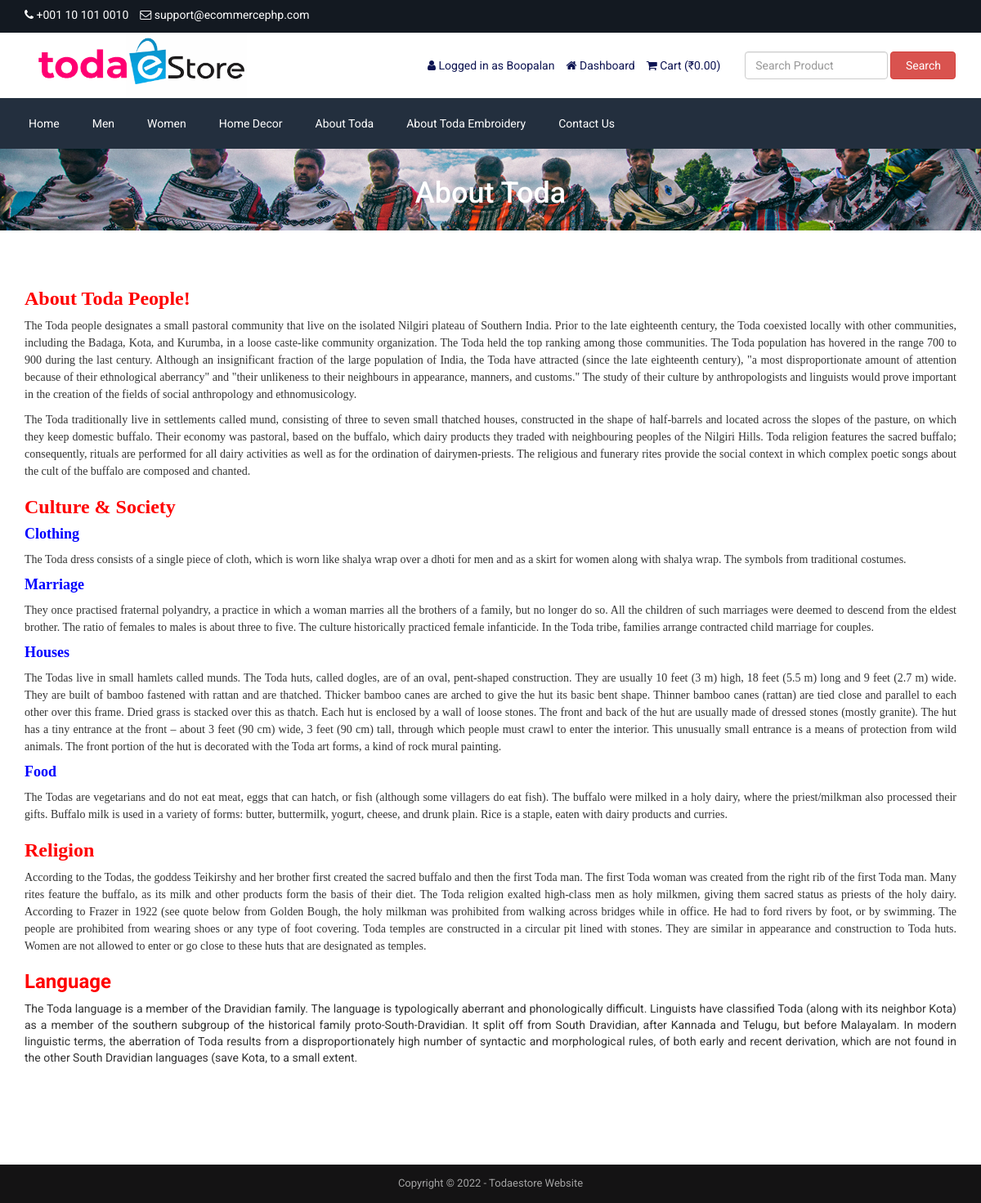
/about.php (signed in), run on the app's committed database.
### tables this page shows
CREATE TABLE `tbl_settings` (
  `id` int(11) NOT NULL,
  `logo` tinytext NOT NULL,
  `favicon` tinytext NOT NULL,
  `footer_about` text NOT NULL,
  `footer_copyright` text NOT NULL,
  `contact_address` text NOT NULL,
  `contact_email` tinytext NOT NULL,
  `contact_phone` tinytext NOT NULL,
  `contact_fax` tinytext NOT NULL,
  `contact_map_iframe` text NOT NULL,
  `receive_email` tinytext NOT NULL,
  `receive_email_subject` tinytext NOT NULL,
  `receive_email_thank_you_message` text NOT NULL,
  `forget_password_message` text NOT NULL,
  `total_recent_post_footer` int(10) NOT NULL,
  `total_popular_post_footer` int(10) NOT NULL,
  `total_recent_post_sidebar` int(11) NOT NULL,
  `total_popular_post_sidebar` int(11) NOT NULL,
  `total_featured_product_home` int(11) NOT NULL,
  `total_latest_product_home` int(11) NOT NULL,
  `total_popular_product_home` int(11) NOT NULL,
  `meta_title_home` text NOT NULL,
  `meta_keyword_home` text NOT NULL,
  `meta_description_home` text NOT NULL,
  `banner_login` tinytext NOT NULL,
  `banner_registration` tinytext NOT NULL,
  `banner_forget_password` tinytext NOT NULL,
  `banner_reset_password` tinytext NOT NULL,
  `banner_search` tinytext NOT NULL,
  `banner_cart` tinytext NOT NULL,
  `banner_checkout` tinytext NOT NULL,
  `banner_product_category` tinytext NOT NULL,
  `banner_blog` tinytext NOT NULL,
  `cta_title` tinytext NOT NULL,
  `cta_content` text NOT NULL,
  `cta_read_more_text` tinytext NOT NULL,
  `cta_read_more_url` tinytext NOT NULL,
  `cta_photo` tinytext NOT NULL,
  `featured_product_title` tinytext NOT NULL,
  `featured_product_subtitle` tinytext NOT NULL,
  `latest_product_title` tinytext NOT NULL,
  `latest_product_subtitle` tinytext NOT NULL,
  `popular_product_title` tinytext NOT NULL,
  `popular_product_subtitle` tinytext NOT NULL,
  `testimonial_title` tinytext NOT NULL,
  `testimonial_subtitle` tinytext NOT NULL,
  `testimonial_photo` tinytext NOT NULL,
  `blog_title` tinytext NOT NULL,
  `blog_subtitle` tinytext NOT NULL,
  `newsletter_text` text NOT NULL,
  `paypal_email` tinytext NOT NULL,
  `stripe_public_key` tinytext NOT NULL,
  `stripe_secret_key` tinytext NOT NULL,
  `bank_detail` text NOT NULL,
  `before_head` text NOT NULL,
  `after_body` text NOT NULL,
  `before_body` text NOT NULL,
  `home_service_on_off` int(11) NOT NULL,
  `home_welcome_on_off` int(11) NOT NULL,
  `home_featured_product_on_off` int(11) NOT NULL,
  `home_latest_product_on_off` int(11) NOT NULL,
  `home_popular_product_on_off` int(11) NOT NULL,
  `home_testimonial_on_off` int(11) NOT NULL,
  `home_blog_on_off` int(11) NOT NULL,
  `newsletter_on_off` int(11) NOT NULL,
  `ads_above_welcome_on_off` int(1) NOT NULL,
  `ads_above_featured_product_on_off` int(1) NOT NULL,
  `ads_above_latest_product_on_off` int(1) NOT NULL,
  `ads_above_popular_product_on_off` int(1) NOT NULL,
  `ads_above_testimonial_on_off` int(1) NOT NULL,
  `ads_category_sidebar_on_off` int(1) NOT NULL
);

CREATE TABLE `tbl_top_category` (
  `tcat_id` int(11) NOT NULL,
  `tcat_name` varchar(255) NOT NULL,
  `show_on_menu` int(1) NOT NULL
);

CREATE TABLE `tbl_page` (
  `id` int(11) NOT NULL,
  `about_title` varchar(255) NOT NULL,
  `about_content` text NOT NULL,
  `about_banner` varchar(255) NOT NULL,
  `about_meta_title` varchar(255) NOT NULL,
  `about_meta_keyword` text NOT NULL,
  `about_meta_description` text NOT NULL,
  `faq_title` varchar(255) NOT NULL,
  `faq_banner` varchar(255) NOT NULL,
  `faq_meta_title` varchar(255) NOT NULL,
  `faq_meta_keyword` text NOT NULL,
  `faq_meta_description` text NOT NULL,
  `blog_title` varchar(255) NOT NULL,
  `blog_banner` varchar(255) NOT NULL,
  `blog_meta_title` varchar(255) NOT NULL,
  `blog_meta_keyword` text NOT NULL,
  `blog_meta_description` text NOT NULL,
  `contact_title` varchar(255) NOT NULL,
  `contact_banner` varchar(255) NOT NULL,
  `contact_meta_title` varchar(255) NOT NULL,
  `contact_meta_keyword` text NOT NULL,
  `contact_meta_description` text NOT NULL,
  `pgallery_title` varchar(255) NOT NULL,
  `pgallery_banner` varchar(255) NOT NULL,
  `pgallery_meta_title` varchar(255) NOT NULL,
  `pgallery_meta_keyword` text NOT NULL,
  `pgallery_meta_description` text NOT NULL,
  `vgallery_title` varchar(255) NOT NULL,
  `vgallery_banner` varchar(255) NOT NULL,
  `vgallery_meta_title` varchar(255) NOT NULL,
  `vgallery_meta_keyword` text NOT NULL,
  `vgallery_meta_description` text NOT NULL,
  `embroidery_title` varchar(255) NOT NULL,
  `embroidery_content` text NOT NULL,
  `embroidery_banner` varchar(255) NOT NULL,
  `embroidery_meta_title` varchar(255) NOT NULL,
  `embroidery_meta_keyword` text NOT NULL,
  `embroidery_meta_description` text NOT NULL
);

### about.php (the view)
<?php require_once('header.php'); ?>
<?php
$statement = $pdo->prepare("SELECT * FROM tbl_page WHERE id=1");
$statement->execute();
$result = $statement->fetchAll(PDO::FETCH_ASSOC);
foreach ($result as $row) {
   $about_title = $row['about_title'];
    $about_content = $row['about_content'];
    $about_banner = $row['about_banner'];
}
?>
<div class="page-banner" style="background-image: url(assets/uploads/<?php echo $about_banner; ?>);">
    <div class="inner">
        <h1><?php echo $about_title; ?></h1>
    </div>
</div>
<div class="page">
    <div class="container">
        <div class="row">
            <div class="col-md-12">
                <p>
                    <?php echo $about_content; ?>
                </p>
            </div>
        </div>
    </div>
</div>
<?php require_once('footer.php'); ?>

### header.php (shortened to what this page needs)
<?php
include("admin/inc/config.php");
$statement = $pdo->prepare("SELECT * FROM tbl_settings WHERE id=1");
$statement->execute();
$result = $statement->fetchAll(PDO::FETCH_ASSOC);
foreach ($result as $row)
{
	$logo = $row['logo'];
	$contact_email = $row['contact_email'];
	$contact_phone = $row['contact_phone'];
}
?>
<!DOCTYPE html>
<html lang="en">
<head>
	<link rel="stylesheet" href="assets/css/bootstrap.min.css">
	<link rel="stylesheet" href="assets/css/font-awesome.min.css">
	<link rel="stylesheet" href="assets/css/owl.carousel.min.css">
	<link rel="stylesheet" href="assets/css/owl.theme.default.min.css">
	<link rel="stylesheet" href="assets/css/jquery.bxslider.min.css">
    <link rel="stylesheet" href="assets/css/magnific-popup.css">
    <link rel="stylesheet" href="assets/css/rating.css">
	<link rel="stylesheet" href="assets/css/spacing.css">
	<link rel="stylesheet" href="assets/css/bootstrap-touch-slider.css">
	<link rel="stylesheet" href="assets/css/animate.min.css">
	<link rel="stylesheet" href="assets/css/tree-menu.css">
	<link rel="stylesheet" href="assets/css/select2.min.css">
	<link rel="stylesheet" href="assets/css/main.css">
	<link rel="stylesheet" href="assets/css/responsive.css">
	<?php
	$statement = $pdo->prepare("SELECT * FROM tbl_page WHERE id=1");
	$statement->execute();
	$result = $statement->fetchAll(PDO::FETCH_ASSOC);
		?>
</head>
<body>
<div class="top">
	<div class="container">
		<div class="row">
			<div class="col-md-6 col-sm-6 col-xs-12">
				<div class="left">
					<ul>
						<li><i class="fa fa-phone"></i> <?php echo $contact_phone; ?></li>
						<li><i class="fa fa-envelope-o"></i> <?php echo $contact_email; ?></li>
					</ul>
				</div>
			</div>
		</div>
	</div>
</div>
<div class="header">
	<div class="container">
		<div class="row inner">
			<div class="col-md-4 logo">
				<a href="index.php"><img src="assets/uploads/<?php echo $logo; ?>" alt="logo image"></a>
			</div>
			<div class="col-md-5 right">
				<ul>
					<?php
					if(isset($_SESSION['customer'])) {
						?>
						<li><i class="fa fa-user"></i> <?php echo LANG_VALUE_13; ?> <?php echo $_SESSION['customer']['cust_name']; ?></li>
						<li><a href="dashboard.php"><i class="fa fa-home"></i> <?php echo LANG_VALUE_89; ?></a></li>
						<?php
					} else {
						?>
						<li><a href="login.php"><i class="fa fa-sign-in"></i> <?php echo LANG_VALUE_9; ?></a></li>
						<li><a href="registration.php"><i class="fa fa-user-plus"></i> <?php echo LANG_VALUE_15; ?></a></li>
						<?php
					}
					?>
					<li><a href="cart.php"><i class="fa fa-shopping-cart"></i> <?php echo LANG_VALUE_18; ?> (<?php echo LANG_VALUE_1; ?><?php
					if(isset($_SESSION['cart_p_id'])) {
						$table_total_price = 0;
						$i=0;
	                    foreach($_SESSION['cart_p_qty'] as $key => $value)
	                    {
	                        $i++;
	                        $arr_cart_p_qty[$i] = $value;
	                    }                    $i=0;
	                    foreach($_SESSION['cart_p_current_price'] as $key => $value)
	                    {
	                        $i++;
	                        $arr_cart_p_current_price[$i] = $value;
	                    }
	                    for($i=1;$i<=count($arr_cart_p_qty);$i++) {
	                    	$row_total_price = $arr_cart_p_current_price[$i]*$arr_cart_p_qty[$i];
	                        $table_total_price = $table_total_price + $row_total_price;
	                    }
						echo $table_total_price;
					} else {
						echo '0.00';
					}
					?>)</a></li>
				</ul>
			</div>
			<div class="col-md-3 search-area">
				<form class="navbar-form navbar-left" role="search" action="search-result.php" method="get">
					<div class="form-group">
						<input type="text" class="form-control search-top" placeholder="<?php echo LANG_VALUE_2; ?>" name="search_text">
					</div>
					<button type="submit" class="btn btn-danger"><?php echo LANG_VALUE_3; ?></button>
				</form>
			</div>
		</div>
	</div>
</div>
<div class="nav">
	<div class="container">
		<div class="row">
			<div class="col-md-12 pl_0 pr_0">
				<div class="menu-container">
					<div class="menu">
						<ul>
							<li><a href="index.php">Home</a></li>
							<?php
							$statement = $pdo->prepare("SELECT * FROM tbl_top_category WHERE show_on_menu=1");
							$statement->execute();
							$result = $statement->fetchAll(PDO::FETCH_ASSOC);
							foreach ($result as $row) {
								?>
								<li><a href="product-category.php?id=<?php echo $row['tcat_id']; ?>&type=top-category"><?php echo $row['tcat_name']; ?></a>
								</li>
								<?php
							}
							?>
							<?php
							$statement = $pdo->prepare("SELECT * FROM tbl_page WHERE id=1");
							$statement->execute();
							$result = $statement->fetchAll(PDO::FETCH_ASSOC);
							foreach ($result as $row) {
								$about_title = $row['about_title'];
								$embroidery_title = $row['embroidery_title'];
								$contact_title = $row['contact_title'];
							}
							?>
							<li><a href="about.php"><?php echo $about_title; ?></a></li>
							<li><a href="embroidery.php"><?php echo $embroidery_title; ?></a></li>
							<li><a href="contact.php"><?php echo $contact_title; ?></a></li>
						</ul>
					</div>
				</div>
			</div>
		</div>
	</div>
</div>

### footer.php (shortened to what this page needs)
<?php
$statement = $pdo->prepare("SELECT * FROM tbl_settings WHERE id=1");
$statement->execute();
$result = $statement->fetchAll(PDO::FETCH_ASSOC);
foreach ($result as $row)
{
	$footer_copyright = $row['footer_copyright'];
}
?>
<div class="footer-bottom">
	<div class="container">
		<div class="row">
			<div class="col-md-12 copyright">
				<?php echo $footer_copyright; ?>
			</div>
		</div>
	</div>
</div>
</body>
</html>

### assets/css/main.css (style rules this page uses)
* { margin: 0; padding: 0; }
body { font-family: "Roboto", sans-serif; font-size: 14px; }
h1, h2, h3, h4, h5, h6 { font-family: "Roboto", sans-serif; }
a { text-decoration: none; }
.top { width: 100%; height: 40px; background: #131921; }
.top .left { float: left; }
.top .left ul { padding-top: 8px; }
.top .left ul li { list-style-type: none; float: left; margin-right: 14px; color: white; }
.top .left ul li i { color: white; }
.header { width: 100%; height: auto; background: #fff; }
.header .inner { height: auto; display: table; }
.header .logo { float: none; display: table-cell; vertical-align: middle; }
.header .logo img { max-width: 100%; height: 80px; }
.header .navbar-form .form-control { width: 300px; }
.header .search-area { float: none; display: table-cell; vertical-align: middle; }
.header .search-area .form-group { width: calc(100% - 84px); }
.header .search-area button { width: 80px; }
.header .search-area form { width: 100%; }
.header .right { float: none; display: table-cell; vertical-align: middle; padding-right: 0; }
.header .right ul { float: right; margin-bottom: 0; }
.header .right ul li { list-style-type: none; float: left; margin-left: 14px; color: #0d1452; }
.header .right ul li a { color: #0d1452; }
.header .navbar-form .search-top { width: 100%; }
.nav { background: #232f3e; }
.menu-container { width: 100%; margin: 0 auto; background: #232f3e; }
.menu-dropdown-icon:before { content: "\f067"; font-family: "FontAwesome"; display: none; cursor: pointer; float: right; padding: 1.5em 2em; background: #fff; color: #333; }
.menu > ul { margin: 0 auto; width: 100%; list-style: none; padding: 0; position: relative; box-sizing: border-box; }
.menu > ul:before, .menu > ul:after { content: ""; display: table; }
.menu > ul:after { clear: both; }
.menu > ul > li { float: left; padding: 0; margin: 0; }
.menu > ul > li a { text-decoration: none; padding: 1.5em 20px; display: block; color: #fff; }
.footer-bottom { width: 100%; height: auto; background: #141314; padding: 14px 0; }
.footer-bottom .copyright { font-size: 13px; color: #a3a3a3; text-align: center; }
.page-banner { width: 100%; height: auto; background-repeat: no-repeat; background-position: center center; -webkit-background-size: cover; background-size: cover; position: relative; padding-top: 15px; padding-bottom: 15px; overflow: hidden; }
.page-banner h1 { color: #fff; text-align: center; z-index: 999; position: relative; }
.page { width: 100%; height: auto; padding-top: 50px; padding-bottom: 50px; }

### assets/css/responsive.css (style rules this page uses)
@media only screen and (min-width: 992px) { .header .inner { width: 100%; } }
@media only screen and (min-width: 992px) { .header .search-area { padding-right: 0; } }
@media only screen and (min-width: 992px) { .header .search-area form { padding-right: 0; } }
@media only screen and (min-width: 992px) { .header .container { padding-right: 0; } }

### data on the page
tbl_settings: contact_phone "+001 10 101 0010", contact_email "support@ecommercephp.com", logo (picture), footer_copyright "Copyright © 2022 - Todaestore Website"
tbl_top_category: tcat_name "Men"
tbl_top_category: tcat_name "Women"
tbl_top_category: tcat_name "Home Decor"
tbl_page: about_title "About Toda", embroidery_title "About Toda Embroidery", contact_title "Contact Us", about_banner (picture), about_content "About Toda People! The Toda people designates a small pastoral community that live on the isolated Nilgiri plateau of Southern India. Prior to the late eighteenth century, the Toda coexisted locally with other communities, including the Badaga, Kota, and Kurumba, in a loose caste-like community organization. The Toda held the top ranking among those communities. The Toda population has hovered in the range 700 to 900 during the last century. Although an insignificant fraction of the large population of India, the Toda have attracted (since the late eighteenth century), \"a most disproportionate amount of attention because of their ethnological aberrancy\" and \"their unlikeness to their…"

### other printed values
LANG_VALUE_13 "Logged in as"
$_SESSION['customer']['cust_name'] "Boopalan"
LANG_VALUE_89 "Dashboard"
LANG_VALUE_18 "Cart"
LANG_VALUE_1 "₹"
LANG_VALUE_3 "Search"
